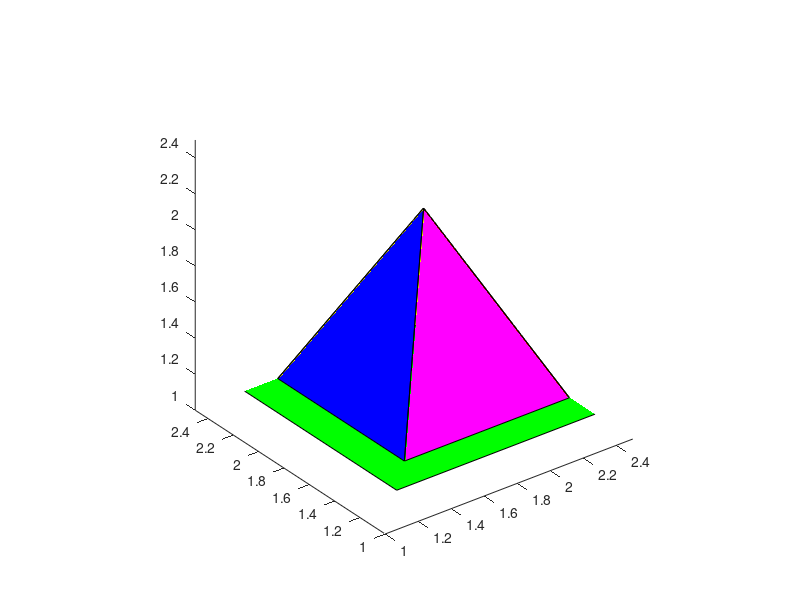

The MATLAB script that drew this image:
clear all;
barisTengah = 2;
kolomTengah = 2;
xLandasan1 = [barisTengah-0.7 barisTengah-0.7 barisTengah+0.7 barisTengah+0.7 ];
yLandasan1 = [kolomTengah-0.7 kolomTengah+0.7 kolomTengah+0.7 kolomTengah-0.7 ];
zLandasan1 = [1 1 1 1 ];
% fill3(xLandasan,yLandasan,zLandasan,'k');
 hold on;
axis([1 2.5 1 2.5 1 2.5])
axis vis3d;
xLandasan2 = [barisTengah+0.5 barisTengah barisTengah+0.5 ] ;
yLandasan2 = [kolomTengah-0.5 kolomTengah kolomTengah+0.5 ] ;
zLandasan2 = [1 2 1 ];
% fill3(xLandasan,yLandasan,zLandasan,'g');

xLandasan3 = [barisTengah+0.5 barisTengah barisTengah-0.5 ] ;
yLandasan3 = [kolomTengah+0.5 kolomTengah kolomTengah+0.5 ] ;
zLandasan3 = [1 2 1 ];
% fill3(xLandasan,yLandasan,zLandasan,'g');

xLandasan4 = [barisTengah-0.5 barisTengah barisTengah-0.5 ] ;
yLandasan4 = [kolomTengah+0.5 kolomTengah kolomTengah-0.5 ] ;
zLandasan4 = [1 2 1 ];
% fill3(xLandasan,yLandasan,zLandasan,'g');

xLandasan5 = [barisTengah-0.5 barisTengah barisTengah+0.5 ] ;
yLandasan5 = [kolomTengah-0.5 kolomTengah kolomTengah-0.5 ] ;
zLandasan5 = [1 2 1 ];
fill3(xLandasan1,yLandasan1,zLandasan1,'g',xLandasan2,yLandasan2,zLandasan2,'r',xLandasan3,yLandasan3,zLandasan3,'y',xLandasan4,yLandasan4,zLandasan4,'b',xLandasan5,yLandasan5,zLandasan5,'m');
% xLandasan = [barisTengah+0.5 barisTengah barisTengah+0.5 barisTengah+0.5 barisTengah-0.5 barisTengah barisTengah-0.5 barisTengah-0.5 barisTengah barisTengah-0.5 barisTengah+0.5 barisTengah];
% yLandasan = [kolomTengah-0.5 kolomTengah kolomTengah+0.5 kolomTengah-0.5 kolomTengah-0.5 kolomTengah kolomTengah-0.5 kolomTengah+0.5 kolomTengah kolomTengah+0.5 kolomTengah+0.5 kolomTengah];
% zLandasan = [1 2 1 1 1 2 1 1 2 1 1 2];
